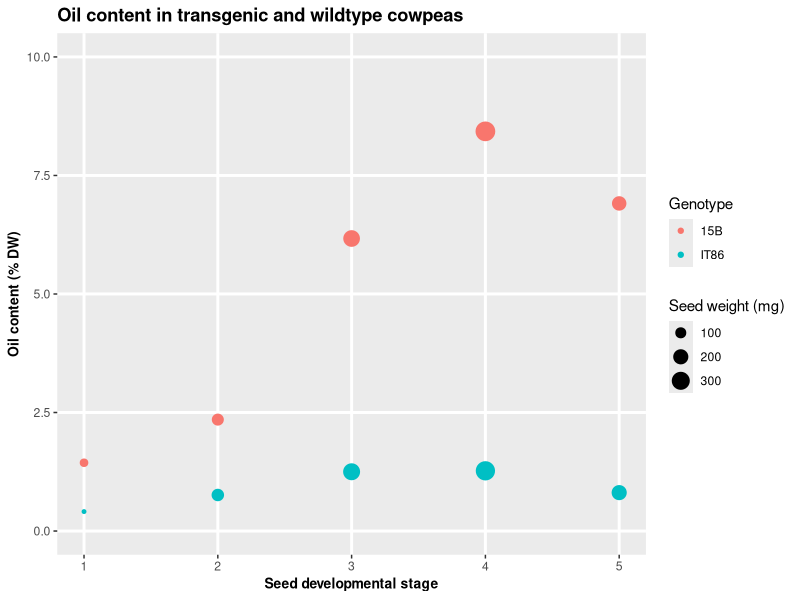

R code for this plot:
library(tidyverse)
library(cowplot)

#reading files

read_csv('data/sample_oilcontent.csv')

oilcontent <- read_csv('data/sample_oilcontent.csv')


#some plots

Oilcontent_plot <- ggplot(data = oilcontent,
  mapping = aes(x = stage, y = oil_contentDW, colour = genotype, size = weight_mg)
) + geom_point() 

Oilcontent_plot <- Oilcontent_plot +  
  labs(title = "Oil content in transgenic and wildtype cowpeas",
       #caption = 'ADD CAPTION',
       x = "Seed developmental stage",
       y = "Oil content (% DW)",
       size = "Seed weight (mg)",
       colour = "Genotype") + 
  #scale_x_continuous())+
  scale_y_continuous(limits=c(0, 10))+
  
  theme(
    panel.grid.minor = element_blank(),
    plot.title = element_text(face = "bold"),
    strip.background = element_blank(),
    panel.grid.major = element_line(size = 1),
    axis.title = element_text(size = 10, face = "bold"),
    )

ggsave(filename = "results/oilcontent_plot.png", plot = Oilcontent_plot,
       width = 15, height = 12, dpi = 300, units = "cm")